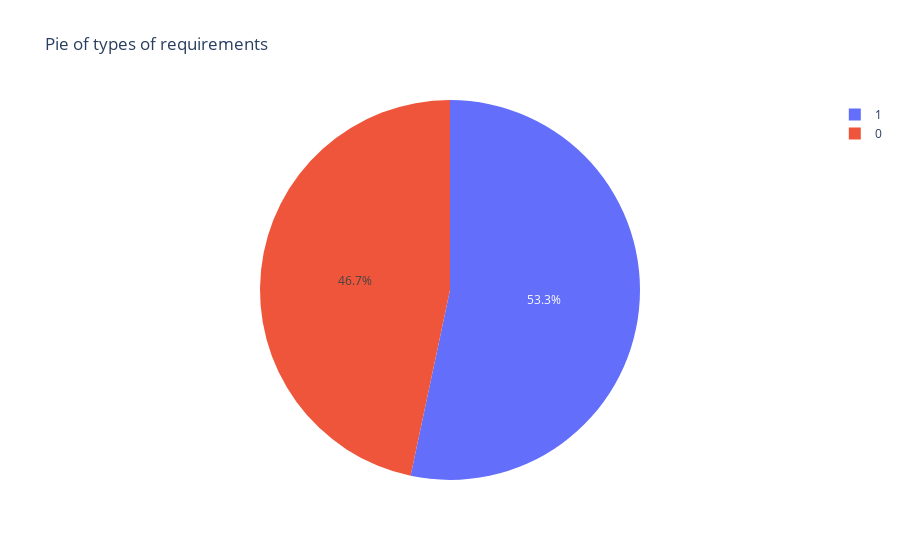

Write notebook code for a chart like this one.
### Markdown cell above
As we can see, we have small data set with many classes. It may be difficult to classify the data with such small data set and many classes. So we will merge the classes to two classes only.

### Code cell
df['Type'] = df['Type'].apply(lambda x: 1 if x == 'FR' or x == 'F' else 0) # Merge the classes to two classes only
fig = px.pie(df, names='Type', title ='Pie of types of requirements')  # Display it again
fig.show()

### Figure 1 — Plotly figure (JSON) as saved in the notebook; plotly's stock layout.template omitted (floating-point values rounded to 4 significant figures; data arrays with more than 128 entries replaced by an {"elided": "..."} marker saying what was removed)
{"data": [{"domain": {"x": [0.0, 1.0], "y": [0.0, 1.0]}, "hovertemplate": "Type=%{label}<extra></extra>", "labels": {"elided": "977 int values"}, "legendgroup": "", "name": "", "showlegend": true, "type": "pie"}], "layout": {"legend": {"tracegroupgap": 0}, "title": {"text": "Pie of types of requirements"}}}
